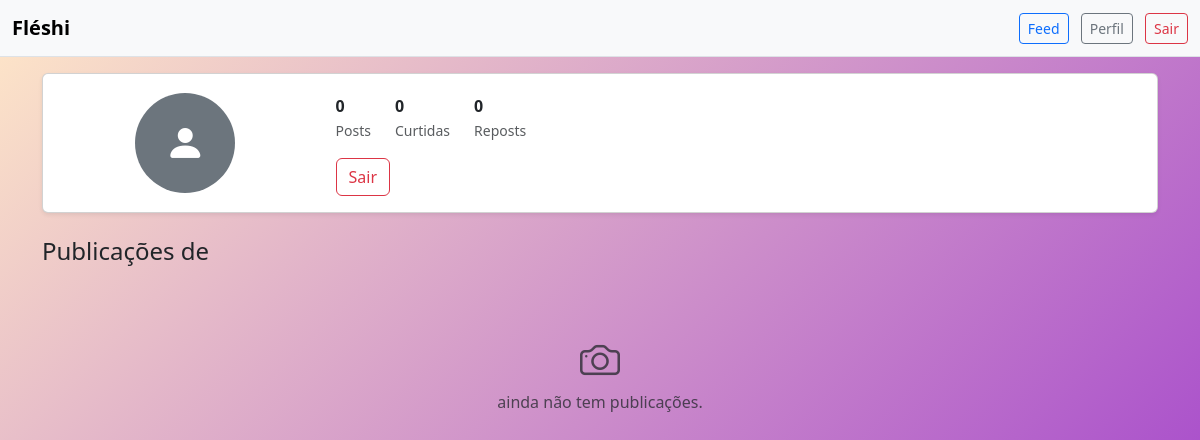
The page /profile/6 (signed in) on the database as committed earlier.
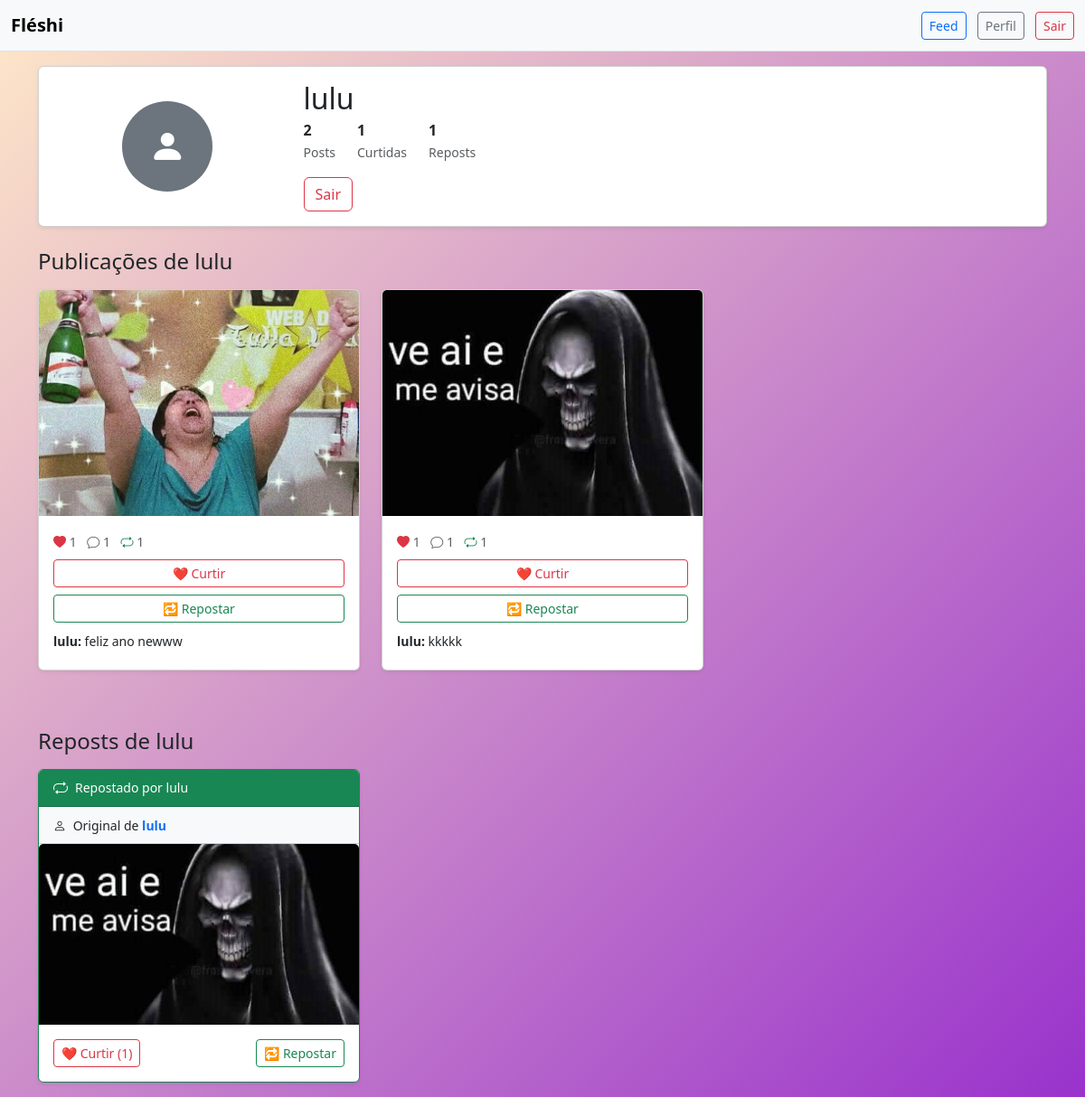
The same page on the database as committed later.
### appfleshi/models.py (models this page shows)
class User(db.Model, UserMixin):
    id = db.Column(db.Integer, primary_key=True)
    username = db.Column(db.String(20), unique=True)
    email = db.Column(db.String(100), unique=True, nullable=False)
    password = db.Column(db.String(60), nullable=False)
    photos = db.relationship("Photo", backref="user", lazy=True) #lista de fotos, cada foto é um objeto
    likes = db.relationship("Like", backref="user", lazy=True)
    reposts = db.relationship("Repost", backref="user", lazy=True)
    comments = db.relationship("Comment", backref="user", lazy=True)

class Photo(db.Model):
    id = db.Column(db.Integer, primary_key=True)
    file_name = db.Column(db.String(255), default="default.png")
    upload_date = db.Column(db.DateTime(timezone=True), nullable=False, default=lambda: datetime.now(timezone.utc))
    user_id = db.Column(db.Integer, db.ForeignKey("user.id"), nullable=False)
    reposts = db.relationship("Repost", backref="photo", lazy=True, cascade="all, delete-orphan"
    )
    likes = db.relationship("Like", backref="photo", lazy=True, cascade="all, delete-orphan")
    comments = db.relationship("Comment", backref="photo", lazy=True, cascade="all, delete-orphan"
    )

class Comment(db.Model):
    id = db.Column(db.Integer, primary_key=True)
    text = db.Column(db.String(500), nullable=False) # texto comentario
    user_id = db.Column(db.Integer, db.ForeignKey("user.id"), nullable=False) # quem comentou
    photo_id = db.Column(db.Integer, db.ForeignKey("photo.id"), nullable=False) # qual foto comentada

class Repost(db.Model):
    id = db.Column(db.Integer, primary_key=True)
    user_id = db.Column(db.Integer, db.ForeignKey("user.id"), nullable=False) # quem comentou
    photo_id = db.Column(db.Integer, db.ForeignKey("photo.id"), nullable=False) # qual foto comentada

### appfleshi/routes.py (the view)
@app.route("/profile/<user_id>", methods=['GET', 'POST'])
@login_required
def profile(user_id):
    if int(user_id) == int(current_user.id):
        photo_form = PhotoForm()
        if photo_form.validate_on_submit() and photo_form.photo.data:
            file = photo_form.photo.data
            secure_name = secure_filename(file.filename)
            path = os.path.join(os.path.abspath(os.path.dirname(__file__)), app.config["UPLOAD_FOLDER"], secure_name)
            file.save(path)
            photo = Photo(file_name=secure_name, user_id=current_user.id)
            db.session.add(photo)
            db.session.commit()
        return render_template('profile.html', user=current_user, form=photo_form)
    else:
        user = User.query.get(int(user_id))
        return render_template('profile.html', user=user, form=None)

### appfleshi/models.py (called while the page is built)
@login_manager.user_loader # consultando se tem ou não aquele usuário
def load_user(user_id):
    return User.query.get(int(user_id)) # consultado a tabela do banco

### appfleshi/templates/profile.html (shortened to what the changed rows need)
{% extends "homepage.html" %}
{% block body %}
    <body class="bg-light">
        <div class="container mt-3">
            <div class="card shadow-sm mb-4">
                <div class="card-body">
                    <div class="row align-items-center">
                        <div class="col-md-9">
                            <h2 class="mb-1">{{ user.username }}</h2>
                            <div class="d-flex mb-3">
                                <div class="me-4">
                                    <strong class="d-block">{{ user.photos|length }}</strong>
                                    <small class="text-muted">Posts</small>
                                </div>
                                <div class="me-4">
                                    <strong class="d-block">{{ user.likes|length }}</strong>
                                    <small class="text-muted">Curtidas</small>
                                </div>
                                <div class="me-4">
                                    <strong class="d-block">{{ user.reposts|length }}</strong>
                                    <small class="text-muted">Reposts</small>
                                </div>
                            </div>
                            <a href="{{ url_for('logout') }}" class="btn btn-outline-danger">Sair</a>
                        </div>
                    </div>
                </div>
            </div>
            <div class="row">
                <div class="col-12">
                    <h4 class="mb-3">Publicações de {{ user.username }}</h4>
                    {% if user.photos %}
                    <div class="row">
                        {% for photo in user.photos %}
                        <div class="col-md-4 mb-3">
                            <div class="card shadow-sm">
                                <img src="{{ url_for('static', filename='posts_photos/' ~ photo.file_name) }}" class="card-img-top" alt="Post de {{ user.username }}" style="height: 250px; object-fit: cover;" onerror="this.src='https://via.placeholder.com/300x250?text=Imagem+Não+Encontrada'">
                                <div class="card-body">
                                    <div class="d-flex justify-content-between mb-2">
                                        <div>
                                            <small class="text-muted">
                                                <i class="bi bi-heart-fill text-danger"></i> {{ photo.likes|length }}
                                            </small>
                                            <small class="text-muted ms-2">
                                                <i class="bi bi-chat"></i> {{ photo.comments|length }}
                                            </small>
                                            <small class="text-muted ms-2">
                                                <i class="bi bi-repeat text-success"></i> {{ photo.reposts|length }}
                                            </small>
                                        </div>
                                    </div>
                                    <div class="d-grid gap-2">
                                        <a class="btn btn-outline-danger btn-sm" href="{{ url_for('like_photo', photo_id=photo.id) }}">
                                            ❤️ Curtir
                                        </a>
                                        <a class="btn btn-outline-success btn-sm" href="{{ url_for('repost_photo', photo_id=photo.id) }}">
                                            🔁 Repostar
                                        </a>
                                    </div>
                                    {% if photo.comments %}
                                    <div class="mt-2">
                                        {% for comentario in photo.comments[:2] %}
                                        <div class="mb-1">
                                            <small>
                                                <strong>{{ comentario.user.username }}:</strong>
                                                {{ comentario.text[:30] }}{% if comentario.text|length > 30 %}...{% endif %}
                                            </small>
                                        </div>
                                        {% endfor %}
                                    </div>
                                    {% endif %}
                                </div>
                            </div>
                        </div>
                        {% endfor %}
                    </div>
                    {% else %}
                    <div class="text-center py-5">
                        <i class="bi bi-camera fs-1 text-muted"></i>
                        <p class="text-muted">
                            {% if user == current_user %}
                            Você ainda não tem publicações. Faça seu primeiro post acima!
                            {% else %}
                            {{ user.username }} ainda não tem publicações.
                            {% endif %}
                        </p>
                    </div>
                    {% endif %}
                </div>
            </div>
            {% if user.reposts %}
            <div class="row mt-5">
                <div class="col-12">
                    <h4 class="mb-3">Reposts de {{ user.username }}</h4>
                    <div class="row">
                        {% for repost in user.reposts %}
                        <div class="col-md-4 mb-3">
                            <div class="card shadow-sm border-success">
                                <div class="card-header bg-success text-white py-2">
                                    <div class="d-flex align-items-center">
                                        <i class="bi bi-repeat me-2"></i>
                                        <small>Repostado por {{ user.username }}</small>
                                    </div>
                                </div>
                                <div class="card-header bg-light py-2">
                                    <small>
                                        <i class="bi bi-person me-1"></i>
                                        Original de
                                        <a href="{{ url_for('profile', user_id=repost.photo.user.id) }}" class="text-decoration-none fw-bold">
                                            {{ repost.photo.user.username }}
                                        </a>
                                    </small>
                                </div>
                                <img src="{{ url_for('static', filename='posts_photos/' ~ repost.photo.file_name) }}" class="card-img-top" alt="Repost de {{ repost.photo.user.username }}" style="height: 200px; object-fit: cover;" onerror="this.src='https://via.placeholder.com/300x200?text=Imagem+Não+Encontrada'">
                                <div class="card-body">
                                    <div class="d-flex justify-content-between"><a class="btn btn-outline-danger btn-sm" href="{{ url_for('like_photo', photo_id=repost.photo.id) }}">
                                            ❤️ Curtir ({{ repost.photo.likes|length }})
                                        </a>
                                        <a class="btn btn-outline-success btn-sm" href="{{ url_for('repost_photo', photo_id=repost.photo.id) }}">
                                            🔁 Repostar
                                        </a>
                                    </div>
                                </div>
                            </div>
                        </div>
                        {% endfor %}
                    </div>
                </div>
            </div>
            {% endif %}
        </div>
        <link rel="stylesheet" href="https://cdn.jsdelivr.net/npm/bootstrap-icons@1.10.0/font/bootstrap-icons.css">
    </body>
{% endblock %}

Rows that differ between the two databases and show on the page:
added User: username "lulu"
added Photo: file_name (picture), likes|length "1", comments|length "1", reposts|length "1"
now on this page (row unchanged): Comment: user.username "lulu", text "feliz ano newww", shown under "1"
added Photo: file_name (picture), likes|length "1", comments|length "1", reposts|length "1"
now on this page (row unchanged): Comment: user.username "lulu", text "kkkkk", shown under "1"
now on this page (row unchanged): Repost: photo.user.username "lulu", file_name (picture), photo.likes|length "1"
Other text that changed with them:
{{ user.photos|length }}: "0" → "2"
{{ user.likes|length }}: "0" → "1"
{{ user.reposts|length }}: "0" → "1"
text no longer shown: "ainda não tem publicações."
text now shown: "Reposts de"
